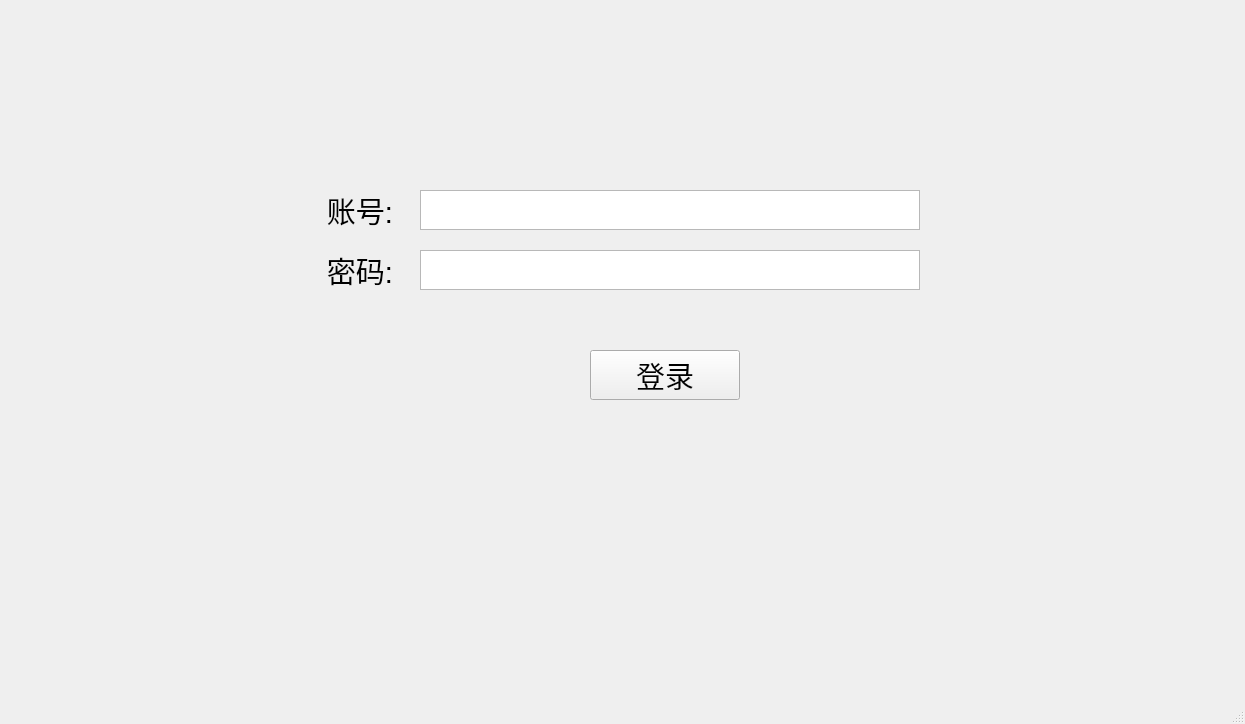
<?xml version="1.0" encoding="UTF-8"?>
<ui version="4.0">
 <class>MainWindow</class>
 <widget class="QMainWindow" name="MainWindow">
  <property name="geometry">
   <rect>
    <x>0</x>
    <y>0</y>
    <width>1245</width>
    <height>724</height>
   </rect>
  </property>
  <property name="windowTitle">
   <string>MainWindow</string>
  </property>
  <widget class="QWidget" name="centralwidget">
   <widget class="QTextEdit" name="box_account">
    <property name="geometry">
     <rect>
      <x>420</x>
      <y>190</y>
      <width>500</width>
      <height>40</height>
     </rect>
    </property>
   </widget>
   <widget class="QTextEdit" name="box_password">
    <property name="geometry">
     <rect>
      <x>420</x>
      <y>250</y>
      <width>500</width>
      <height>40</height>
     </rect>
    </property>
   </widget>
   <widget class="QLabel" name="label_account">
    <property name="geometry">
     <rect>
      <x>310</x>
      <y>190</y>
      <width>100</width>
      <height>40</height>
     </rect>
    </property>
    <property name="font">
     <font>
      <pointsize>22</pointsize>
     </font>
    </property>
    <property name="text">
     <string>账号:</string>
    </property>
    <property name="alignment">
     <set>Qt::AlignCenter</set>
    </property>
   </widget>
   <widget class="QLabel" name="label_password">
    <property name="geometry">
     <rect>
      <x>310</x>
      <y>250</y>
      <width>100</width>
      <height>40</height>
     </rect>
    </property>
    <property name="font">
     <font>
      <pointsize>22</pointsize>
     </font>
    </property>
    <property name="text">
     <string>密码:</string>
    </property>
    <property name="alignment">
     <set>Qt::AlignCenter</set>
    </property>
   </widget>
   <widget class="QPushButton" name="btn_login">
    <property name="geometry">
     <rect>
      <x>590</x>
      <y>350</y>
      <width>150</width>
      <height>50</height>
     </rect>
    </property>
    <property name="font">
     <font>
      <pointsize>22</pointsize>
     </font>
    </property>
    <property name="text">
     <string>登录</string>
    </property>
   </widget>
  </widget>
  <widget class="QMenuBar" name="menubar">
   <property name="geometry">
    <rect>
     <x>0</x>
     <y>0</y>
     <width>1245</width>
     <height>23</height>
    </rect>
   </property>
  </widget>
  <widget class="QStatusBar" name="statusbar"/>
 </widget>
 <resources/>
 <connections/>
</ui>
